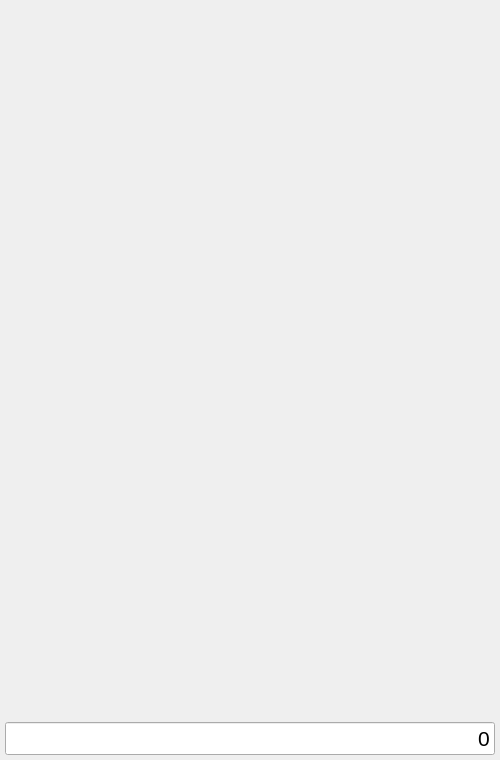
<?xml version="1.0" encoding="UTF-8"?>
<ui version="4.0">
 <class>SciCalqlatrWidget</class>
 <widget class="QWidget" name="SciCalqlatrWidget">
  <property name="geometry">
   <rect>
    <x>0</x>
    <y>0</y>
    <width>500</width>
    <height>760</height>
   </rect>
  </property>
  <property name="baseSize">
   <size>
    <width>500</width>
    <height>800</height>
   </size>
  </property>
  <layout class="QVBoxLayout" name="verticalLayout_2">
   <property name="spacing">
    <number>10</number>
   </property>
   <property name="leftMargin">
    <number>0</number>
   </property>
   <property name="topMargin">
    <number>0</number>
   </property>
   <property name="rightMargin">
    <number>0</number>
   </property>
   <property name="bottomMargin">
    <number>0</number>
   </property>
   <item>
    <layout class="QVBoxLayout" name="verticalLayout">
     <property name="leftMargin">
      <number>5</number>
     </property>
     <property name="topMargin">
      <number>5</number>
     </property>
     <property name="rightMargin">
      <number>5</number>
     </property>
     <property name="bottomMargin">
      <number>5</number>
     </property>
     <item>
      <layout class="QVBoxLayout" name="topLayout">
       <property name="spacing">
        <number>0</number>
       </property>
       <property name="bottomMargin">
        <number>0</number>
       </property>
       <item>
        <layout class="QVBoxLayout" name="recentRecordsLO">
         <property name="spacing">
          <number>3</number>
         </property>
         <property name="sizeConstraint">
          <enum>QLayout::SizeConstraint::SetDefaultConstraint</enum>
         </property>
         <item>
          <widget class="QLineEdit" name="recentLine1">
           <property name="autoFillBackground">
            <bool>false</bool>
           </property>
           <property name="styleSheet">
            <string notr="true">background-color: transparent;</string>
           </property>
           <property name="frame">
            <bool>false</bool>
           </property>
           <property name="alignment">
            <set>Qt::AlignmentFlag::AlignRight|Qt::AlignmentFlag::AlignTrailing|Qt::AlignmentFlag::AlignVCenter</set>
           </property>
           <property name="readOnly">
            <bool>true</bool>
           </property>
          </widget>
         </item>
         <item>
          <widget class="QLineEdit" name="recentLine2">
           <property name="styleSheet">
            <string notr="true">background-color: transparent;</string>
           </property>
           <property name="frame">
            <bool>false</bool>
           </property>
           <property name="alignment">
            <set>Qt::AlignmentFlag::AlignRight|Qt::AlignmentFlag::AlignTrailing|Qt::AlignmentFlag::AlignVCenter</set>
           </property>
           <property name="readOnly">
            <bool>true</bool>
           </property>
          </widget>
         </item>
         <item>
          <widget class="QLineEdit" name="recentLine3">
           <property name="styleSheet">
            <string notr="true">background-color: transparent;</string>
           </property>
           <property name="frame">
            <bool>false</bool>
           </property>
           <property name="alignment">
            <set>Qt::AlignmentFlag::AlignRight|Qt::AlignmentFlag::AlignTrailing|Qt::AlignmentFlag::AlignVCenter</set>
           </property>
           <property name="readOnly">
            <bool>true</bool>
           </property>
          </widget>
         </item>
         <item>
          <spacer name="verticalSpacer">
           <property name="orientation">
            <enum>Qt::Orientation::Vertical</enum>
           </property>
           <property name="sizeHint" stdset="0">
            <size>
             <width>20</width>
             <height>40</height>
            </size>
           </property>
          </spacer>
         </item>
         <item>
          <widget class="ReadOnlyLineEdit" name="currentLine">
           <property name="sizePolicy">
            <sizepolicy hsizetype="Expanding" vsizetype="Fixed">
             <horstretch>0</horstretch>
             <verstretch>0</verstretch>
            </sizepolicy>
           </property>
           <property name="font">
            <font>
             <pointsize>16</pointsize>
            </font>
           </property>
           <property name="text">
            <string>0</string>
           </property>
           <property name="alignment">
            <set>Qt::AlignmentFlag::AlignRight|Qt::AlignmentFlag::AlignTrailing|Qt::AlignmentFlag::AlignVCenter</set>
           </property>
           <property name="readOnly">
            <bool>false</bool>
           </property>
          </widget>
         </item>
        </layout>
       </item>
      </layout>
     </item>
     <item>
      <layout class="QGridLayout" name="bottomLayout">
       <property name="spacing">
        <number>2</number>
       </property>
      </layout>
     </item>
    </layout>
   </item>
  </layout>
 </widget>
 <customwidgets>
  <customwidget>
   <class>ReadOnlyLineEdit</class>
   <extends>QLineEdit</extends>
   <header> ReadOnlyLineEdit.h</header>
  </customwidget>
 </customwidgets>
 <resources/>
 <connections/>
</ui>
